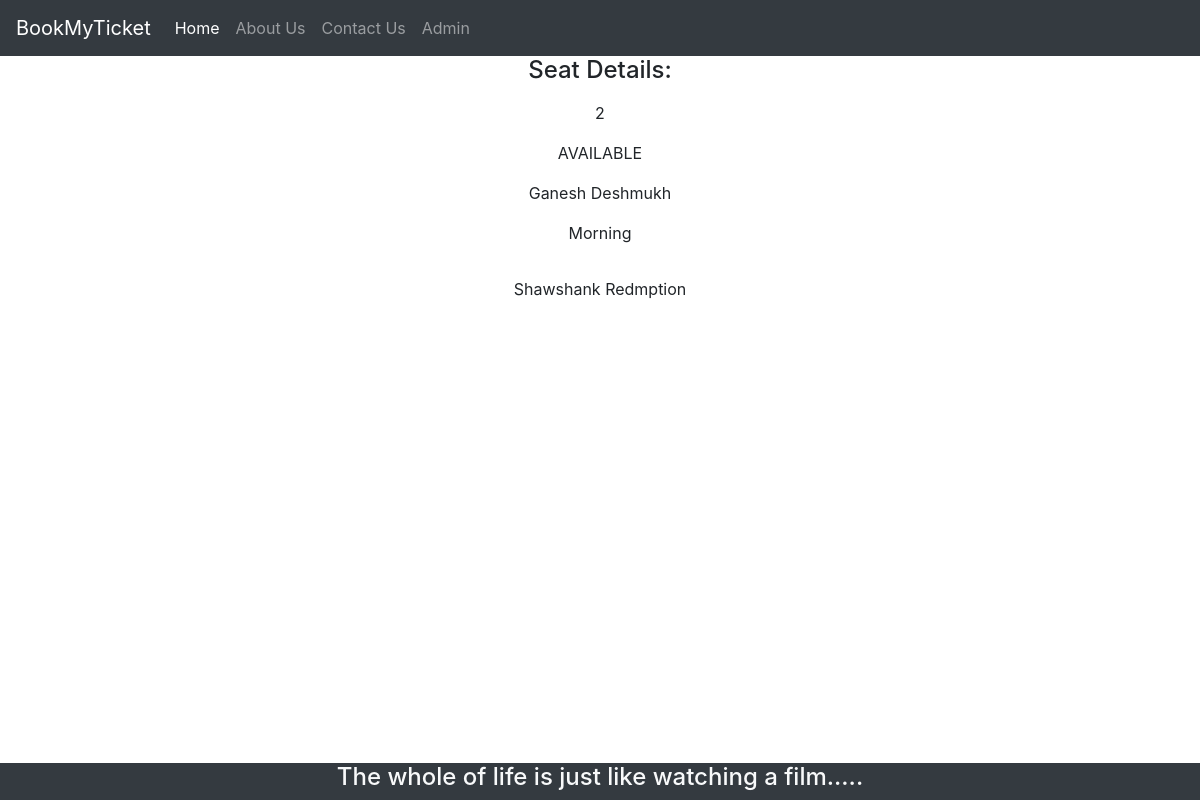
/theater_admin/seats/details/2/, run on the app's committed database.
### bookings/models.py (models this page shows, shortened)
class Seats(models.Model):
	BOOKING_STATUS = (
		('BOOKED', 'BOOKED'),
		('AVAILABLE', 'AVAILABLE'),
		('RESERVED','RESERVED'),
		('NOT_AVAILABLE','NOT_AVAILABLE')
	)
	seat_code = models.CharField(max_length=24, null=True)
	booking_status = models.CharField(max_length=24, null=True, choices=BOOKING_STATUS, default=BOOKING_STATUS[1][0])
	booked_by_cust = models.ForeignKey(Customer, null=True, on_delete= models.SET_NULL)
	shows = models.ForeignKey(Shows, null=True, on_delete= models.SET_NULL)
	class Meta:
		db_table = 'Seats'

class Customer(models.Model):
	user = models.OneToOneField(User, null=True, on_delete=models.CASCADE)
	name = models.CharField(max_length=24, null=True)
	phone = models.CharField(max_length=10, null=True)
	email = models.CharField(max_length=50, null=True)
	date_created = models.DateTimeField(auto_now_add=True, null=True)
	def __str__(self):
		return self.name

class Shows(models.Model):
	name = models.CharField(max_length=24, null=True)
	theater = models.ForeignKey(Theater, null=True, on_delete= models.SET_NULL)
	movie_shown = models.ForeignKey(Movie, null=True, on_delete= models.SET_NULL)
	class Meta:
         db_table = 'Shows'

class Movie(models.Model):
	name = models.CharField(max_length=24, null=True, default="")
	markup_price = models.IntegerField(default=0)
	duration_in_min = models.CharField(max_length=24, null=True, default="")
	genre = models.CharField(max_length=24, null=True, default="")
	release_date = models.CharField(max_length=24, null=True, default="")
	language_avail = models.CharField(max_length=24, null=True, default="")
	shown_in_theater = models.ManyToManyField(Theater)
	def __str__(self):
		return self.name

### bookings/views.py (the view)
# urls.py: path('theater_admin/seats/details/<str:seat_id>/', views.Admin_Seat_Details),
def Admin_Seat_Details(request, seat_id):
    seat= Seats.objects.get(id=seat_id)
    return render(request, 'bookings/webpages/Admin/Admin_Seat_Details.html', {'seat': seat})

### bookings/templates/bookings/webpages/Admin/Admin_Seat_Details.html (shortened to what this page needs)
{% extends 'bookings/common/HeaderAndFooter.html' %}
{% block content %}
<div class="container text-center">
    <h4>Seat Details:</h4>
    <div class="p-2">
        {{ seat.id }}
    </div>
    <div class="p-2">
        {{ seat.booking_status }}
    </div>
    <div class="p-2">
        {{ seat.booked_by_cust }}
    </div>
    <div class="p-2">
        {{ seat.shows.name }}
    </div>
    <div class="p-2">
    </div>
    <div class="p-2">
        {{ seat.shows.movie_shown }}
    </div>
</div>
{% endblock %}

### static/css/main.css (style rules this page uses)
html,body { height:100%; min-height:100%; }

### data on the page
Seats: id "2", booking_status "AVAILABLE", booked_by_cust "Ganesh Deshmukh", shows.name "Morning", shows.movie_shown "Shawshank Redmption"
